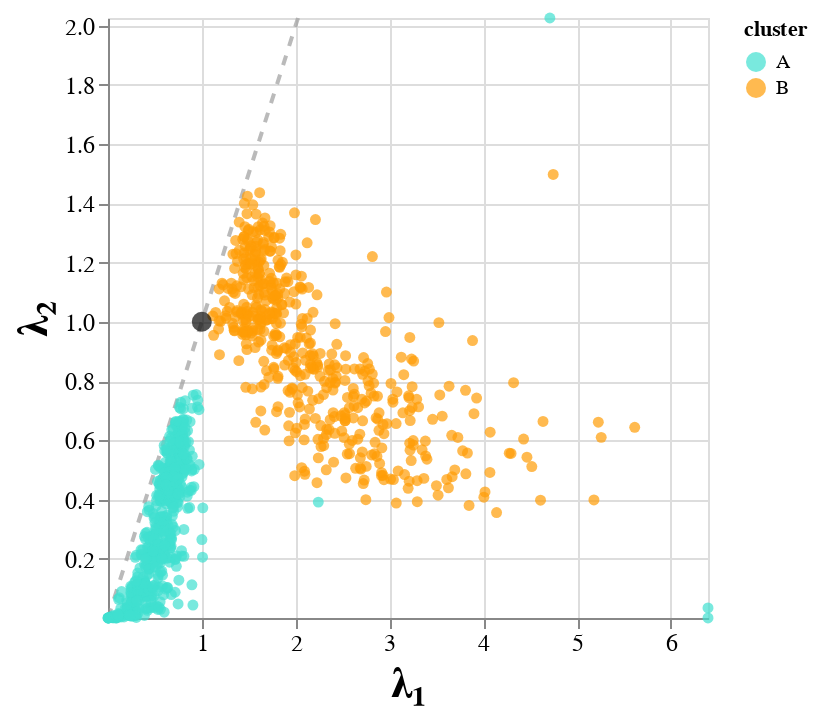

The notebook cell saved with this chart:
### Code cell
from distortions.visualization import eigenvalue_plot

lambda_plot = eigenvalue_plot(Hs, embedding["cluster"])\
    .configure_axis(labelFontSize=12, titleFontSize=22)\
    .configure_range(category=["#40e0d0", "#ff9d06"])

#lambda_plot.save("two_clusters_lambda.svg")
lambda_plot

### Figure 1 — Vega-Lite specification as saved in the notebook (floating-point values rounded to 4 significant figures; data arrays with more than 128 entries replaced by an {"elided": "..."} marker saying what was removed)
{"config": {"view": {"continuousWidth": 300, "continuousHeight": 300}, "axis": {"labelFontSize": 12, "titleFontSize": 22}, "range": {"category": ["#40e0d0", "#ff9d06"]}}, "layer": [{"data": {"name": "data-2950a076d801e272f94eb3bc77eaacb7"}, "mark": {"type": "line", "color": "#9d9d9d", "opacity": 0.7, "strokeDash": [5, 5]}, "encoding": {"x": {"field": "s0", "scale": {"domain": [3.742e-13, 6.396]}, "type": "quantitative"}, "y": {"field": "s1", "scale": {"domain": [6.343e-15, 2.026]}, "type": "quantitative"}}}, {"data": {"name": "data-27bc7750241f330de1132c365a94e374"}, "mark": {"type": "circle"}, "encoding": {"color": {"field": "cluster", "type": "nominal"}, "x": {"axis": {"title": "λ₁"}, "field": "s0", "scale": {"domain": [3.742e-13, 6.396]}, "type": "quantitative"}, "y": {"axis": {"title": "λ₂"}, "field": "s1", "scale": {"domain": [6.343e-15, 2.026]}, "type": "quantitative"}}}, {"data": {"name": "data-24d1c67a8fbe6f5f6dcb6c177fdf0d78"}, "mark": {"type": "circle", "color": "#0c0c0c", "size": 100}, "encoding": {"x": {"field": "s0", "scale": {"domain": [3.742e-13, 6.396]}, "type": "quantitative"}, "y": {"field": "s1", "scale": {"domain": [6.343e-15, 2.026]}, "type": "quantitative"}}}], "$schema": "https://vega.github.io/schema/vega-lite/v5.20.1.json", "datasets": {"data-2950a076d801e272f94eb3bc77eaacb7": [{"s0": 3.742e-13, "s1": 3.742e-13}, {"s0": 2.026, "s1": 2.026}], "data-27bc7750241f330de1132c365a94e374": {"elided": "1000 records"}, "data-24d1c67a8fbe6f5f6dcb6c177fdf0d78": [{"s0": 1, "s1": 1}]}}
